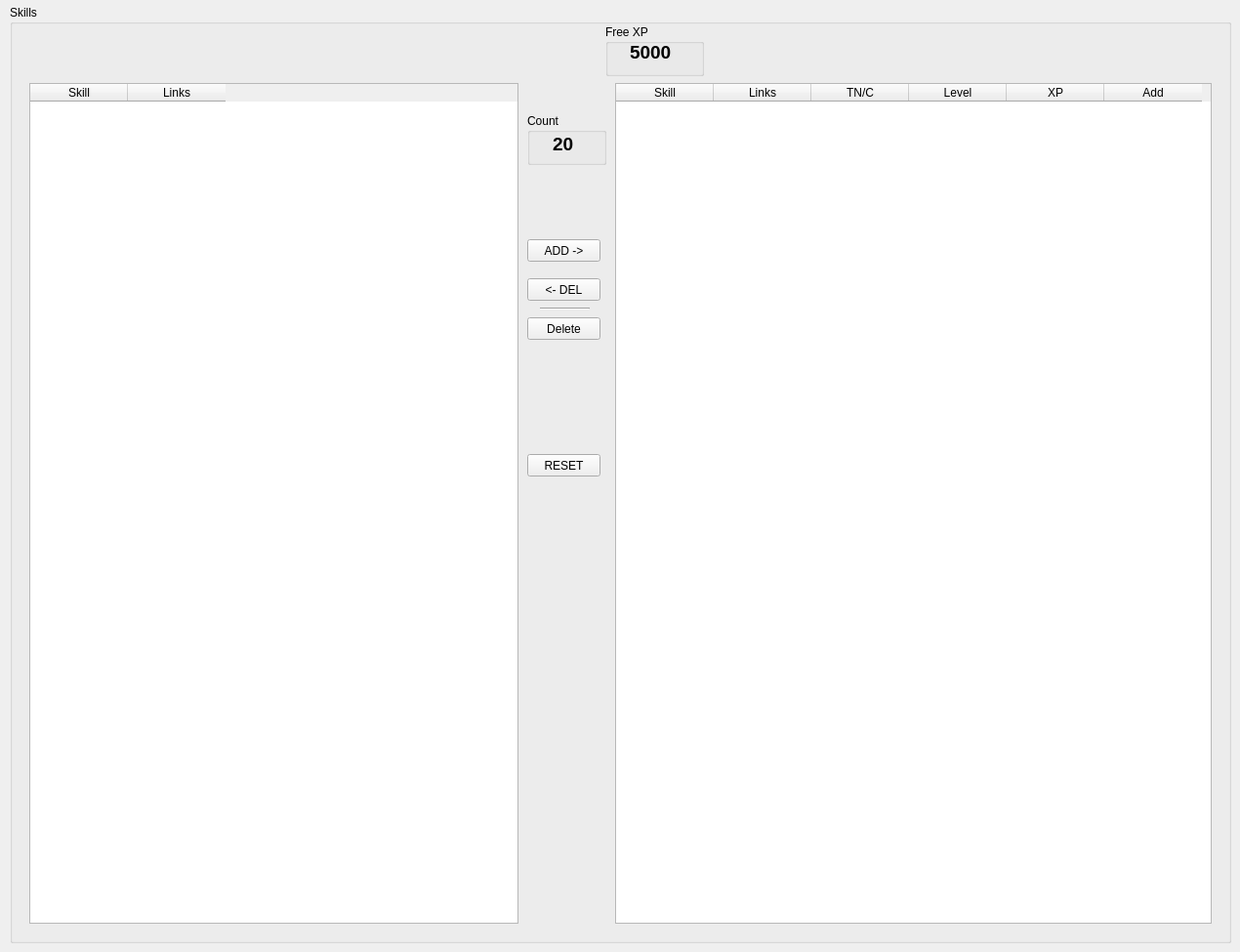
    <widget class="QWidget" name="SkillsTabswp">
     <attribute name="title">
      <string>Skills</string>
     </attribute>
     <widget class="QGroupBox" name="TraitsGroupBox">
      <property name="geometry">
       <rect>
        <x>10</x>
        <y>5</y>
        <width>1251</width>
        <height>961</height>
       </rect>
      </property>
      <property name="title">
       <string>Skills</string>
      </property>
      <widget class="QPushButton" name="SkillResetMain">
       <property name="geometry">
        <rect>
         <x>530</x>
         <y>460</y>
         <width>75</width>
         <height>23</height>
        </rect>
       </property>
       <property name="text">
        <string>RESET</string>
       </property>
      </widget>
      <widget class="QPushButton" name="SkillAddMain">
       <property name="geometry">
        <rect>
         <x>530</x>
         <y>240</y>
         <width>75</width>
         <height>23</height>
        </rect>
       </property>
       <property name="text">
        <string>ADD -&gt;</string>
       </property>
      </widget>
      <widget class="QTableWidget" name="SkillAllTableMain">
       <property name="geometry">
        <rect>
         <x>20</x>
         <y>80</y>
         <width>501</width>
         <height>861</height>
        </rect>
       </property>
       <property name="editTriggers">
        <set>QAbstractItemView::NoEditTriggers</set>
       </property>
       <property name="selectionMode">
        <enum>QAbstractItemView::SingleSelection</enum>
       </property>
       <property name="selectionBehavior">
        <enum>QAbstractItemView::SelectRows</enum>
       </property>
       <property name="gridStyle">
        <enum>Qt::NoPen</enum>
       </property>
       <property name="rowCount">
        <number>0</number>
       </property>
       <attribute name="verticalHeaderVisible">
        <bool>false</bool>
       </attribute>
       <attribute name="verticalHeaderDefaultSectionSize">
        <number>15</number>
       </attribute>
       <column>
        <property name="text">
         <string>Skill</string>
        </property>
       </column>
       <column>
        <property name="text">
         <string>Links</string>
        </property>
       </column>
      </widget>
      <widget class="QTableWidget" name="SkillChrTableMain">
       <property name="geometry">
        <rect>
         <x>620</x>
         <y>80</y>
         <width>611</width>
         <height>861</height>
        </rect>
       </property>
       <property name="editTriggers">
        <set>QAbstractItemView::AnyKeyPressed</set>
       </property>
       <property name="selectionMode">
        <enum>QAbstractItemView::SingleSelection</enum>
       </property>
       <property name="selectionBehavior">
        <enum>QAbstractItemView::SelectRows</enum>
       </property>
       <property name="showGrid">
        <bool>false</bool>
       </property>
       <property name="gridStyle">
        <enum>Qt::NoPen</enum>
       </property>
       <property name="rowCount">
        <number>0</number>
       </property>
       <attribute name="horizontalHeaderCascadingSectionResizes">
        <bool>false</bool>
       </attribute>
       <attribute name="horizontalHeaderDefaultSectionSize">
        <number>100</number>
       </attribute>
       <attribute name="verticalHeaderVisible">
        <bool>false</bool>
       </attribute>
       <attribute name="verticalHeaderDefaultSectionSize">
        <number>15</number>
       </attribute>
       <attribute name="verticalHeaderHighlightSections">
        <bool>true</bool>
       </attribute>
       <attribute name="verticalHeaderShowSortIndicator" stdset="0">
        <bool>false</bool>
       </attribute>
       <attribute name="verticalHeaderStretchLastSection">
        <bool>false</bool>
       </attribute>
       <column>
        <property name="text">
         <string>Skill</string>
        </property>
       </column>
       <column>
        <property name="text">
         <string>Links</string>
        </property>
       </column>
       <column>
        <property name="text">
         <string>TN/C</string>
        </property>
       </column>
       <column>
        <property name="text">
         <string>Level</string>
        </property>
       </column>
       <column>
        <property name="text">
         <string>XP</string>
        </property>
       </column>
       <column>
        <property name="text">
         <string>Add</string>
        </property>
       </column>
      </widget>
      <widget class="QPushButton" name="SkillDelMain">
       <property name="geometry">
        <rect>
         <x>530</x>
         <y>280</y>
         <width>75</width>
         <height>23</height>
        </rect>
       </property>
       <property name="text">
        <string>&lt;- DEL</string>
       </property>
      </widget>
      <widget class="QPushButton" name="DeleteSkillMain">
       <property name="geometry">
        <rect>
         <x>530</x>
         <y>320</y>
         <width>75</width>
         <height>23</height>
        </rect>
       </property>
       <property name="text">
        <string>Delete</string>
       </property>
      </widget>
      <widget class="Line" name="line">
       <property name="geometry">
        <rect>
         <x>543</x>
         <y>303</y>
         <width>51</width>
         <height>16</height>
        </rect>
       </property>
       <property name="orientation">
        <enum>Qt::Horizontal</enum>
       </property>
      </widget>
      <widget class="QGroupBox" name="groupBox_8">
       <property name="geometry">
        <rect>
         <x>530</x>
         <y>111</y>
         <width>81</width>
         <height>53</height>
        </rect>
       </property>
       <property name="title">
        <string>Count</string>
       </property>
       <widget class="QLabel" name="CountSkillsMain">
        <property name="geometry">
         <rect>
          <x>26</x>
          <y>20</y>
          <width>31</width>
          <height>21</height>
         </rect>
        </property>
        <property name="text">
         <string>&lt;!DOCTYPE HTML PUBLIC &quot;-//W3C//DTD HTML 4.0//EN&quot; &quot;http://www.w3.org/TR/REC-html40/strict.dtd&quot;&gt;
&lt;html&gt;&lt;head&gt;&lt;meta name=&quot;qrichtext&quot; content=&quot;1&quot; /&gt;&lt;style type=&quot;text/css&quot;&gt;
p, li { white-space: pre-wrap; }
&lt;/style&gt;&lt;/head&gt;&lt;body style=&quot; font-family:'MS Shell Dlg 2'; font-size:8.25pt; font-weight:400; font-style:normal;&quot;&gt;
&lt;p style=&quot; margin-top:0px; margin-bottom:0px; margin-left:0px; margin-right:0px; -qt-block-indent:0; text-indent:0px;&quot;&gt;&lt;span style=&quot; font-size:14pt; font-weight:600;&quot;&gt;20&lt;/span&gt;&lt;/p&gt;&lt;/body&gt;&lt;/html&gt;</string>
        </property>
       </widget>
      </widget>
     </widget>
     <widget class="QGroupBox" name="groupBox_5">
      <property name="geometry">
       <rect>
        <x>620</x>
        <y>25</y>
        <width>101</width>
        <height>53</height>
       </rect>
      </property>
      <property name="title">
       <string>Free XP</string>
      </property>
      <widget class="QLabel" name="statusXPSkillsMain">
       <property name="geometry">
        <rect>
         <x>25</x>
         <y>17</y>
         <width>61</width>
         <height>21</height>
        </rect>
       </property>
       <property name="text">
        <string>&lt;!DOCTYPE HTML PUBLIC &quot;-//W3C//DTD HTML 4.0//EN&quot; &quot;http://www.w3.org/TR/REC-html40/strict.dtd&quot;&gt;
&lt;html&gt;&lt;head&gt;&lt;meta name=&quot;qrichtext&quot; content=&quot;1&quot; /&gt;&lt;style type=&quot;text/css&quot;&gt;
p, li { white-space: pre-wrap; }
&lt;/style&gt;&lt;/head&gt;&lt;body style=&quot; font-family:'MS Shell Dlg 2'; font-size:8.25pt; font-weight:400; font-style:normal;&quot;&gt;
&lt;p style=&quot; margin-top:0px; margin-bottom:0px; margin-left:0px; margin-right:0px; -qt-block-indent:0; text-indent:0px;&quot;&gt;&lt;span style=&quot; font-size:14pt; font-weight:600;&quot;&gt;5000&lt;/span&gt;&lt;/p&gt;&lt;/body&gt;&lt;/html&gt;</string>
       </property>
      </widget>
     </widget>
    </widget>
